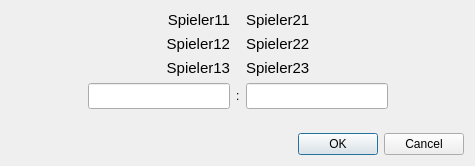
<?xml version="1.0" encoding="UTF-8"?>
<ui version="4.0">
 <class>EditMatchDialog</class>
 <widget class="QDialog" name="EditMatchDialog">
  <property name="geometry">
   <rect>
    <x>0</x>
    <y>0</y>
    <width>475</width>
    <height>166</height>
   </rect>
  </property>
  <property name="windowTitle">
   <string>Match</string>
  </property>
  <layout class="QVBoxLayout" name="verticalLayout">
   <item>
    <layout class="QGridLayout" name="gridLayout">
     <item row="0" column="0">
      <widget class="QLabel" name="tlPlayer1_1">
       <property name="font">
        <font>
         <pointsize>11</pointsize>
        </font>
       </property>
       <property name="text">
        <string>Spieler11</string>
       </property>
       <property name="alignment">
        <set>Qt::AlignRight|Qt::AlignTrailing|Qt::AlignVCenter</set>
       </property>
      </widget>
     </item>
     <item row="0" column="2">
      <widget class="QLabel" name="tlPlayer2_1">
       <property name="font">
        <font>
         <pointsize>11</pointsize>
        </font>
       </property>
       <property name="text">
        <string>Spieler21</string>
       </property>
       <property name="alignment">
        <set>Qt::AlignLeading|Qt::AlignLeft|Qt::AlignVCenter</set>
       </property>
      </widget>
     </item>
     <item row="1" column="0">
      <widget class="QLabel" name="tlPlayer1_2">
       <property name="font">
        <font>
         <pointsize>11</pointsize>
        </font>
       </property>
       <property name="text">
        <string>Spieler12</string>
       </property>
       <property name="alignment">
        <set>Qt::AlignRight|Qt::AlignTrailing|Qt::AlignVCenter</set>
       </property>
      </widget>
     </item>
     <item row="1" column="2">
      <widget class="QLabel" name="tlPlayer2_2">
       <property name="font">
        <font>
         <pointsize>11</pointsize>
        </font>
       </property>
       <property name="text">
        <string>Spieler22</string>
       </property>
       <property name="alignment">
        <set>Qt::AlignLeading|Qt::AlignLeft|Qt::AlignVCenter</set>
       </property>
      </widget>
     </item>
     <item row="2" column="0">
      <widget class="QLabel" name="tlPlayer1_3">
       <property name="font">
        <font>
         <pointsize>11</pointsize>
        </font>
       </property>
       <property name="text">
        <string>Spieler13</string>
       </property>
       <property name="alignment">
        <set>Qt::AlignRight|Qt::AlignTrailing|Qt::AlignVCenter</set>
       </property>
      </widget>
     </item>
     <item row="2" column="2">
      <widget class="QLabel" name="tlPlayer2_3">
       <property name="font">
        <font>
         <pointsize>11</pointsize>
        </font>
       </property>
       <property name="text">
        <string>Spieler23</string>
       </property>
       <property name="alignment">
        <set>Qt::AlignLeading|Qt::AlignLeft|Qt::AlignVCenter</set>
       </property>
      </widget>
     </item>
     <item row="3" column="0">
      <layout class="QHBoxLayout" name="horizontalLayout_0">
       <item>
        <spacer name="h_spacer_0">
         <property name="orientation">
          <enum>Qt::Horizontal</enum>
         </property>
         <property name="sizeHint" stdset="0">
          <size>
           <width>20</width>
           <height>10</height>
          </size>
         </property>
        </spacer>
       </item>
       <item>
        <widget class="QLineEdit" name="lePtsLt">
         <property name="font">
          <font>
           <pointsize>11</pointsize>
          </font>
         </property>
         <property name="alignment">
          <set>Qt::AlignRight|Qt::AlignTrailing|Qt::AlignVCenter</set>
         </property>
        </widget>
       </item>
      </layout>
     </item>
     <item row="3" column="1">
      <widget class="QLabel" name="tlColon">
       <property name="text">
        <string>:</string>
       </property>
      </widget>
     </item>
     <item row="3" column="2">
      <layout class="QHBoxLayout" name="horizontalLayout_1">
       <item>
        <widget class="QLineEdit" name="lePtsRt">
         <property name="font">
          <font>
           <pointsize>11</pointsize>
          </font>
         </property>
        </widget>
       </item>
       <item>
        <spacer name="h_spacer_1">
         <property name="orientation">
          <enum>Qt::Horizontal</enum>
         </property>
         <property name="sizeHint" stdset="0">
          <size>
           <width>20</width>
           <height>10</height>
          </size>
         </property>
        </spacer>
       </item>
      </layout>
     </item>
    </layout>
   </item>
   <item>
    <spacer name="verticalSpacer">
     <property name="orientation">
      <enum>Qt::Vertical</enum>
     </property>
     <property name="sizeHint" stdset="0">
      <size>
       <width>20</width>
       <height>18</height>
      </size>
     </property>
    </spacer>
   </item>
   <item>
    <widget class="QDialogButtonBox" name="buttonBox">
     <property name="orientation">
      <enum>Qt::Horizontal</enum>
     </property>
     <property name="standardButtons">
      <set>QDialogButtonBox::Cancel|QDialogButtonBox::Ok</set>
     </property>
    </widget>
   </item>
  </layout>
 </widget>
 <resources/>
 <connections>
  <connection>
   <sender>buttonBox</sender>
   <signal>accepted()</signal>
   <receiver>EditMatchDialog</receiver>
   <slot>accept()</slot>
   <hints>
    <hint type="sourcelabel">
     <x>248</x>
     <y>254</y>
    </hint>
    <hint type="destinationlabel">
     <x>157</x>
     <y>274</y>
    </hint>
   </hints>
  </connection>
  <connection>
   <sender>buttonBox</sender>
   <signal>rejected()</signal>
   <receiver>EditMatchDialog</receiver>
   <slot>reject()</slot>
   <hints>
    <hint type="sourcelabel">
     <x>316</x>
     <y>260</y>
    </hint>
    <hint type="destinationlabel">
     <x>286</x>
     <y>274</y>
    </hint>
   </hints>
  </connection>
 </connections>
</ui>
